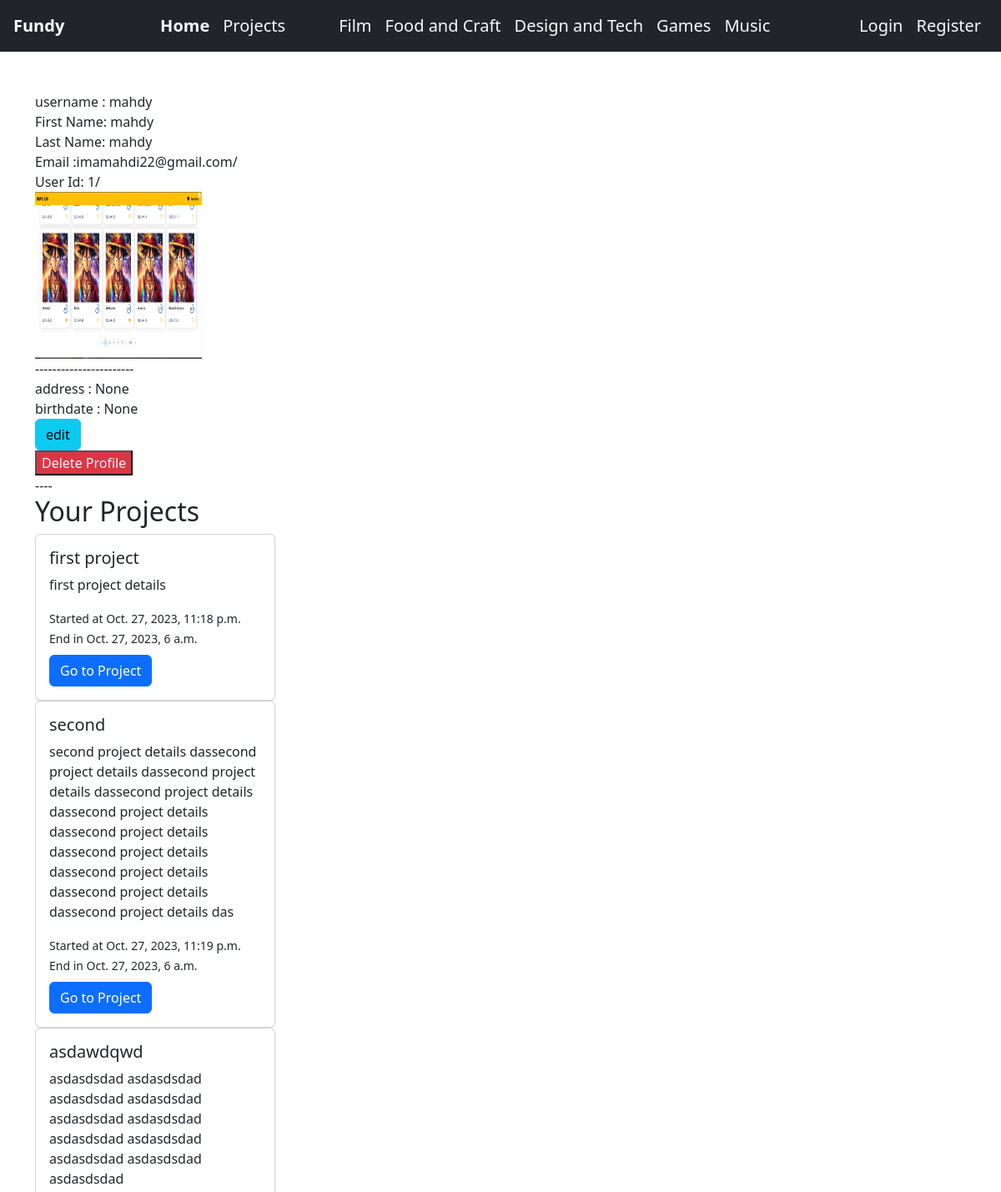
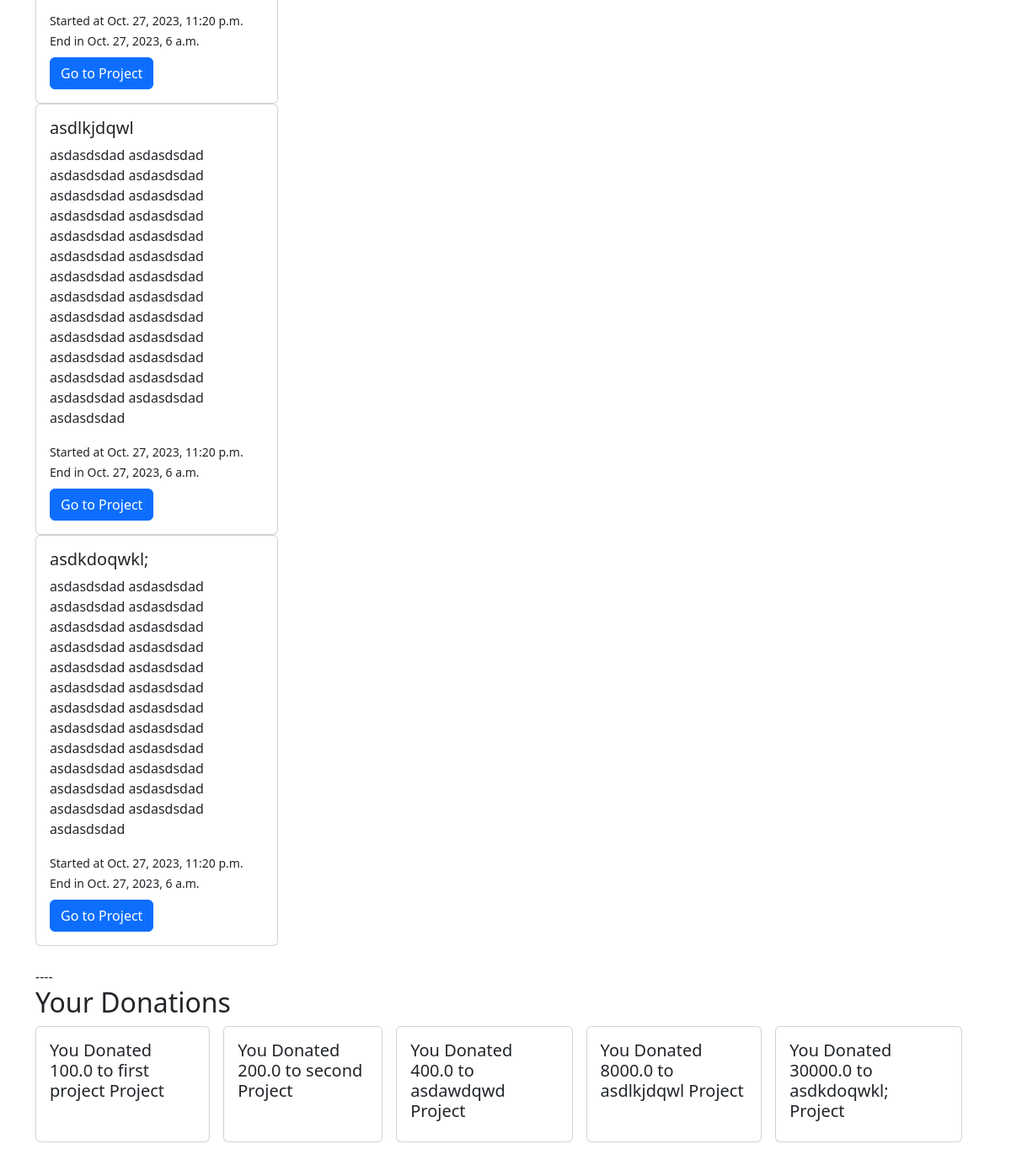
/accounts/profile/1, run on an earlier commit of the app's database (2 pictures, top to bottom).
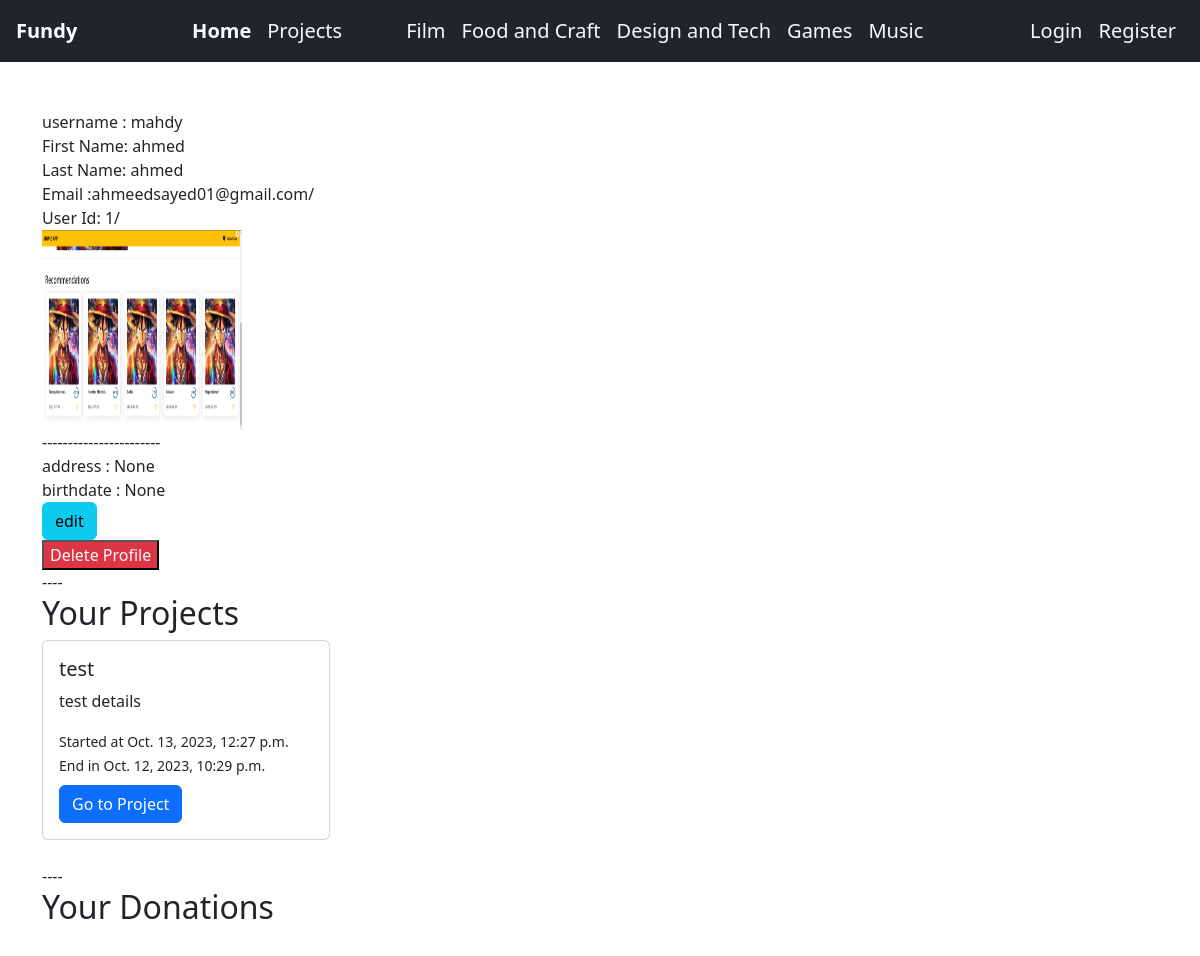
And on a later commit of the database.
### accounts/models.py (models this page shows, shortened)
class UserProfile(models.Model):
    user = models.OneToOneField(User, on_delete=models.CASCADE)
    phoneNumber = models.CharField(max_length=11, unique=True)
    image = models.ImageField(null=True, blank=True, upload_to="images/")
    birthdate = models.DateField(null=True, blank=True)
    address = models.CharField(max_length=200, null=True, blank=True)

### projects/models.py (models this page shows, shortened)
class ProjectsModel(models.Model):
    user=models.ForeignKey(UserProfile, related_name='projects',on_delete=models.CASCADE)
    title = models.CharField(max_length=200)
    details = models.TextField(max_length=500)
    category = models.ManyToManyField(CategoriesModel)
    target = models.IntegerField()
    tags = models.ManyToManyField(TagsModel)
    start_time = models.DateTimeField()
    end_time = models.DateTimeField()
    is_featured = models.BooleanField(default=False)
    completed=models.BooleanField(default=False)
    closed=models.BooleanField(default=False)

class DonationModel(models.Model):
    user = models.ForeignKey(UserProfile, on_delete=models.CASCADE, related_name='donations')
    project = models.ForeignKey(
        ProjectsModel, related_name="donations", on_delete=models.CASCADE
    )
    donation = models.FloatField()

### accounts/views.py (the view)
# urls.py: path('profile/<int:id>', profileView,name="profile"),
def profileView(request,id):
    user = get_object_or_404(UserProfile, id=id)
    form = ProfileEditForm(instance=user)
    return render(request, "accounts/profile.html", {"user": user, "form": form})

### accounts/templates/accounts/profile.html (shortened to what this page needs)
{%extends 'base.html'%} {%load static%} {%block body%} username :
{{user.user.username}}<br />
First Name: {{user.user.first_name}}<br />
Last Name: {{user.user.last_name}}<br />
Email :{{user.user.email}}/<br />
User Id: {{user.id}}/<br />
<img src="{{  user.image.url }}" width="200px" height="200px" /><br />
----------------------- <br />
address : {{user.address}}<br />
birthdate : {{user.birthdate}} <br />
<a href='{% url "profileEdit" user.id%}'>
  <button class="btn btn-info">edit</button></a
>
<form method="POST" action="{% url 'profileDelete' user.id %}">
  <input
    type="submit"
    value="Delete Profile"
    class="bg-danger text-light"
    onclick="return confirm('Are you sure you want to delete your profile?')"
  />
</form>
---- <br>
<h2> Your Projects </h2>
{% for project in user.projects.all%}
<div class="card" style="width: 18rem;">
  <div class="card-body">
    <h5 class="card-title">{{ project.title }}</h5>
    <p class="card-text">{{ project.details }}</p>
    <small> Started at {{ project.start_time }} </small>
    <small> End in {{ project.end_time }} </small>
    <a href="{%url 'projectDetails' project.id%}" class="btn btn-primary mt-2">Go to Project</a>
  </div>
</div>
{%endfor%}<br>
---- <br>
<h2> Your Donations </h2>
<div class='d-flex flex-col  mb-5'>
{% for donation in user.donations.all%}
<div class="card me-3 p-3" >
    <h5 >You Donated {{donation.donation}} to {{donation.project.title}} Project </h5>
</div>
{%endfor%}
</div>
{%endblock%}

### templates/base.html (shortened to what this page needs)
<!DOCTYPE html>
{% load static %}
<html lang="en">
  <head>
    <link rel="stylesheet" href="{% static 'css/bootstrap.min.css' %}" />
  </head>
  <body>
    <nav class="navbar navbar-expand-lg navbar-dark bg-dark px-3 mb-5 align-items-baseline fs-5">
      <a class="navbar-brand fw-bold fs-5" href="{%url 'home'%}">Fundy</a>
      <div class="d-flex justify-content-between w-100">
        <ul class="navbar-nav tx mx-auto">
          <li class="nav-item active">
            <a class="nav-link fw-bold text-light" href="{%url 'home' %}"
              >Home</a
            >
          </li>
          <li class="nav-item me-5">
            <a class="nav-link text-light" href="{%url 'project_list'%}"
              >Projects</a
            >
          </li>
          <li class="nav-item">
            <a class="nav-link text-light" href="{%url 'category' 1%}">Film</a>
          </li>
          <li class="nav-item">
            <a class="nav-link text-light" href="{%url 'category' 2%}"
              >Food and Craft</a
            >
          </li>
          <li class="nav-item">
            <a class="nav-link text-light" href="{%url 'category' 3%}"
              >Design and Tech</a
            >
          </li>
          <li class="nav-item">
            <a class="nav-link text-light" href="{%url 'category' 4%}">Games</a>
          </li>
          <li class="nav-item">
            <a class="nav-link text-light" href="{%url 'category' 5%}">Music</a>
          </li>
        </ul>
        {% if not request.session.username %}
        <ul class="navbar-nav">
          <li class="nav-item">
            <a class="nav-link text-light" href='{%url "accountLogin"%}'
              >Login</a
            >
          </li>
          <li class="nav-item">
            <a class="nav-link text-light" href='{%url "accountRegister"%}'
              >Register</a
            >
          </li>
        </ul>
        {% endif %}
      </div>
    </nav>
    <div class="container">{%block body%} {%endblock%}</div>
  </body>
</html>

What changed in the data, as far as the page shows it:
no longer on this page (row edited): ProjectsModel: title "first project", details "first project details", start_time "Oct. 27, 2023, 11:18 p.m.", end_time "Oct. 27, 2023, 6 a.m."
no longer on this page (row edited): ProjectsModel: title "second", details "second project details dassecond project details dassecond project details dassecond project details dassecond project details dassecond project details dassecond project details dassecond project details dassecond project details dassecond project details das", start_time "Oct. 27, 2023, 11:19 p.m.", end_time "Oct. 27, 2023, 6 a.m."
removed ProjectsModel: title "asdawdqwd", details "asdasdsdad asdasdsdad asdasdsdad asdasdsdad asdasdsdad asdasdsdad asdasdsdad asdasdsdad asdasdsdad asdasdsdad asdasdsdad", start_time "Oct. 27, 2023, 11:20 p.m.", end_time "Oct. 27, 2023, 6 a.m."
removed ProjectsModel: title "asdlkjdqwl", details "asdasdsdad asdasdsdad asdasdsdad asdasdsdad asdasdsdad asdasdsdad asdasdsdad asdasdsdad asdasdsdad asdasdsdad asdasdsdad asdasdsdad asdasdsdad asdasdsdad asdasdsdad asdasdsdad asdasdsdad asdasdsdad asdasdsdad asdasdsdad asdasdsdad asdasdsdad asdasdsdad asdasdsdad asdasdsdad asdasdsdad asdasdsdad", start_time "Oct. 27, 2023, 11:20 p.m.", end_time "Oct. 27, 2023, 6 a.m."
removed ProjectsModel: title "asdkdoqwkl;", details "asdasdsdad asdasdsdad asdasdsdad asdasdsdad asdasdsdad asdasdsdad asdasdsdad asdasdsdad asdasdsdad asdasdsdad asdasdsdad asdasdsdad asdasdsdad asdasdsdad asdasdsdad asdasdsdad asdasdsdad asdasdsdad asdasdsdad asdasdsdad asdasdsdad asdasdsdad asdasdsdad asdasdsdad asdasdsdad", start_time "Oct. 27, 2023, 11:20 p.m.", end_time "Oct. 27, 2023, 6 a.m."
removed DonationModel: donation "100.0", project "first project"
removed DonationModel: donation "200.0", project "second"
removed DonationModel: donation "400.0", project "asdawdqwd"
removed DonationModel: donation "8000.0", project "asdlkjdqwl"
removed DonationModel: donation "30000.0", project "asdkdoqwkl;"
changed UserProfile "None": user.first_name "mahdy" → "ahmed"; user.last_name "mahdy" → "ahmed"; user.email "imamahdi22@gmail.com" → "ahmeedsayed01@gmail.com"; image: a different picture
added ProjectsModel: title "test", details "test details", start_time "Oct. 13, 2023, 12:27 p.m.", end_time "Oct. 12, 2023, 10:29 p.m."
